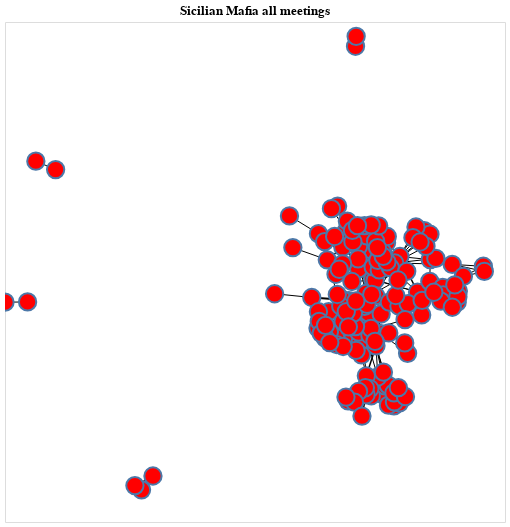

Write notebook code for a chart like this one.
### Code cell
pos = nx.spring_layout(G)

chart = nxa.draw_networkx(
    G=G,
    pos=pos,
    width='weight:N'
).properties(title="Sicilian Mafia all meetings", height=500, width=500
).interactive()

chart

### Figure 1 — Vega-Lite specification as saved in the notebook (floating-point values rounded to 4 significant figures; data arrays with more than 128 entries replaced by an {"elided": "..."} marker saying what was removed)
{"config": {"view": {"continuousWidth": 400, "continuousHeight": 300}, "axis": {"domain": false, "grid": false, "labels": false, "ticks": false}}, "layer": [{"data": {"name": "data-fc2be9621ac1f7d99b1a4056710c320d"}, "mark": {"type": "line", "color": "black", "opacity": 1}, "encoding": {"detail": {"type": "quantitative", "field": "edge"}, "size": {"type": "nominal", "field": "weight", "legend": null}, "x": {"type": "quantitative", "axis": {"title": ""}, "field": "x"}, "y": {"type": "quantitative", "axis": {"title": ""}, "field": "y"}}, "selection": {"selector026": {"type": "interval", "bind": "scales", "encodings": ["x", "y"]}}}, {"data": {"name": "data-ddc3e6024de494607841d85b1019d1fe"}, "mark": {"type": "point", "fill": "red", "opacity": 1, "size": 300}, "encoding": {"x": {"type": "quantitative", "field": "x"}, "y": {"type": "quantitative", "field": "y"}}}], "height": 500, "title": "Sicilian Mafia all meetings", "width": 500, "$schema": "https://vega.github.io/schema/vega-lite/v4.0.2.json", "datasets": {"data-fc2be9621ac1f7d99b1a4056710c320d": {"elided": "684 records"}, "data-ddc3e6024de494607841d85b1019d1fe": {"elided": "154 records"}}}
